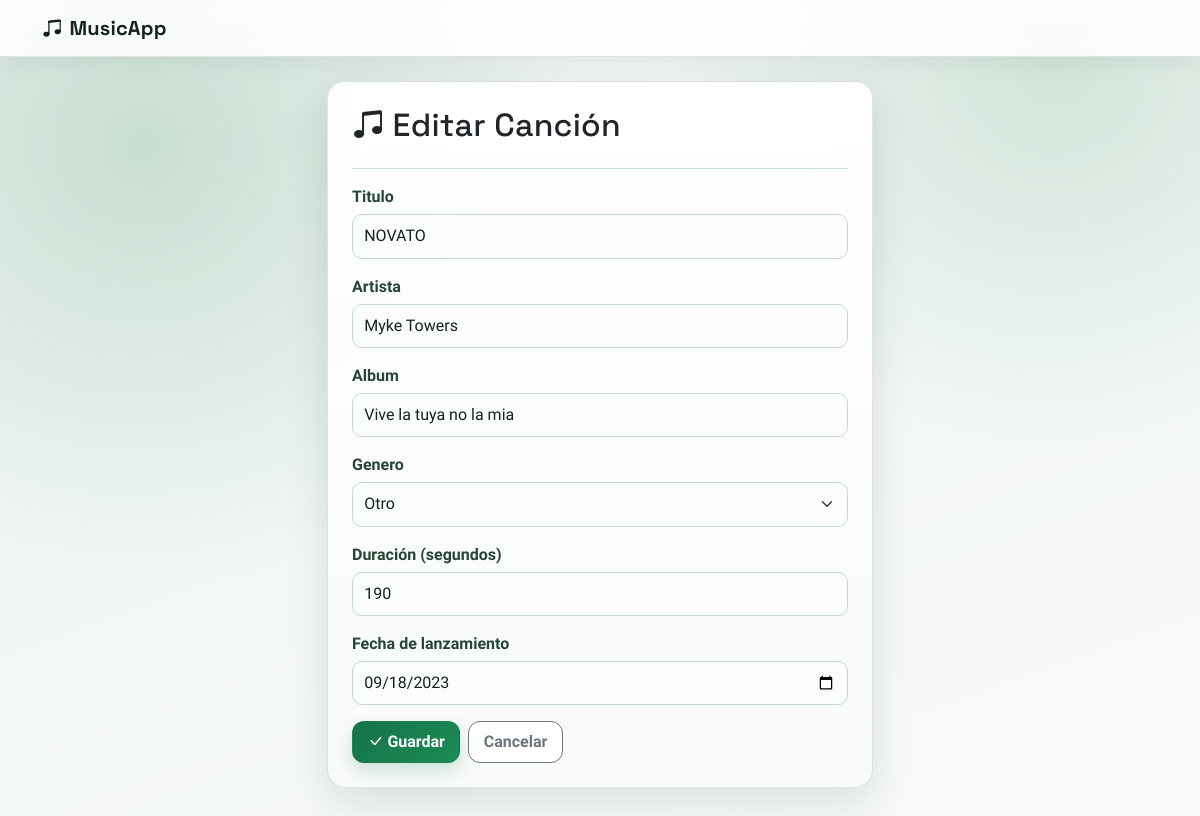
/9/editar/, run on the app's committed database.
### canciones/models.py (models this page shows, shortened)
class Cancion(models.Model):
    titulo = models.CharField(max_length=200)
    artista = models.CharField(max_length=200)
    album = models.CharField(max_length=200, blank=True)
    genero = models.CharField(max_length=20, choices=GENEROS, default='otro')
    duracion_segundos = models.PositiveIntegerField(help_text="Duración en segundos")
    fecha_lanzamiento = models.DateField()
    creado_en = models.DateTimeField(auto_now_add=True)
    class Meta:
        ordering = ['-creado_en']
        verbose_name_plural = 'canciones'

### canciones/views.py (the view)
# urls.py: path('<int:pk>/editar/', views.cancion_editar, name='cancion_editar'),
def cancion_editar(request, pk):
    cancion = get_object_or_404(Cancion, pk=pk)
    if request.method == 'POST':
        form = CancionForm(request.POST, instance=cancion)
        if form.is_valid():
            form.save()
            return redirect('cancion_lista')
    else:
        form = CancionForm(instance=cancion)
    return render(request, 'canciones/form.html', {'form': form, 'titulo_pagina': 'Editar Canción'})

### canciones/forms.py
class CancionForm(forms.ModelForm):
    class Meta:
        model = Cancion
        fields = ['titulo', 'artista', 'album', 'genero', 'duracion_segundos', 'fecha_lanzamiento']
        widgets = {
            'titulo': forms.TextInput(attrs={'class': 'form-control'}),
            'artista': forms.TextInput(attrs={'class': 'form-control'}),
            'album': forms.TextInput(attrs={'class': 'form-control'}),
            'genero': forms.Select(attrs={'class': 'form-select'}),
            'duracion_segundos': forms.NumberInput(attrs={'class': 'form-control', 'min': 1}),
            'fecha_lanzamiento': forms.DateInput(attrs={'class': 'form-control', 'type': 'date'}),
        }
        labels = {
            'duracion_segundos': 'Duración (segundos)',
            'fecha_lanzamiento': 'Fecha de lanzamiento',
        }

### canciones/templates/canciones/form.html (shortened to what this page needs)
{% extends "canciones/base.html" %}
{% block contenido %}
<div class="row justify-content-center">
    <div class="col-md-6">
        <div class="card surface p-4">
            <h2><i class="bi bi-music-note-beamed"></i> {{ titulo_pagina }}</h2>
            <hr class="divider">
            <form method="post">
                {% for field in form %}
                <div class="mb-3">
                    <label for="{{ field.id_for_label }}" class="form-label">{{ field.label }}</label>
                    {{ field }}
                </div>
                {% endfor %}
                <div class="d-flex gap-2">
                    <button type="submit" class="btn btn-success">
                        <i class="bi bi-check-lg"></i> Guardar
                    </button>
                    <a href="{% url 'cancion_lista' %}" class="btn btn-outline-secondary">Cancelar</a>
                </div>
            </form>
        </div>
    </div>
</div>
{% endblock %}

### canciones/templates/canciones/base.html (style rules this page uses)
:root { --bg-main: #eef3f0; --bg-soft: #f7faf8; --surface: #ffffff; --surface-2: #f1f6f3; --text-main: #13221b; --text-soft: #4f6359; --brand: #157347; --brand-2: #1c8b57; --brand-glow: rgba(21, 115, 71, 0.18); --border: rgba(19, 34, 27, 0.12); --danger: #c93f3f; --shadow-md: 0 14px 40px rgba(20, 53, 37, 0.12); }
* { box-sizing: border-box; }
body { font-family: "Source Sans 3", sans-serif; color: var(--text-main); background: radial-gradient(circle at 12% 18%, rgba(74, 150, 112, 0.24), transparent 35%), radial-gradient(circle at 88% 8%, rgba(112, 173, 140, 0.25), transparent 30%), linear-gradient(160deg, var(--bg-main), var(--bg-soft)); min-height: 100vh; }
h1, h2, h3, h4, h5, .navbar-brand { font-family: "Space Grotesk", sans-serif; letter-spacing: 0.2px; }
.surface, .card { border: 1px solid var(--border); background: linear-gradient(180deg, rgba(255, 255, 255, 0.96), rgba(247, 250, 248, 0.98)); box-shadow: var(--shadow-md); border-radius: 18px; }
.divider { border-color: #cce2d5; opacity: 1; }
a { color: var(--brand); text-decoration: none; font-weight: 600; }
.btn { border-radius: 12px; font-weight: 600; padding: 0.5rem 0.9rem; transition: all 0.2s ease; }
.btn-success { background: linear-gradient(135deg, var(--brand), var(--brand-2)); border-color: transparent; box-shadow: 0 8px 16px var(--brand-glow); }
.btn-outline-warning, .btn-outline-danger, .btn-outline-secondary { background: #ffffff; border-width: 1px; }
.form-label { color: #264536; font-weight: 600; margin-bottom: 0.3rem; }
.form-control, .form-select { border-radius: 10px; border: 1px solid #c5d8ce; background-color: #fbfdfc; color: var(--text-main); padding: 0.58rem 0.7rem; }

### data on the page
Cancion: form "NOVATO" "Myke Towers" "Vive la tuya no la mia" "Otro" "190" "09/18/2023"

### other printed values
{{ titulo_pagina }} "Editar Canción"
{{ field.label }} "Titulo" "Artista" "Album" "Genero" "Duración (segundos)" "Fecha de lanzamiento"
